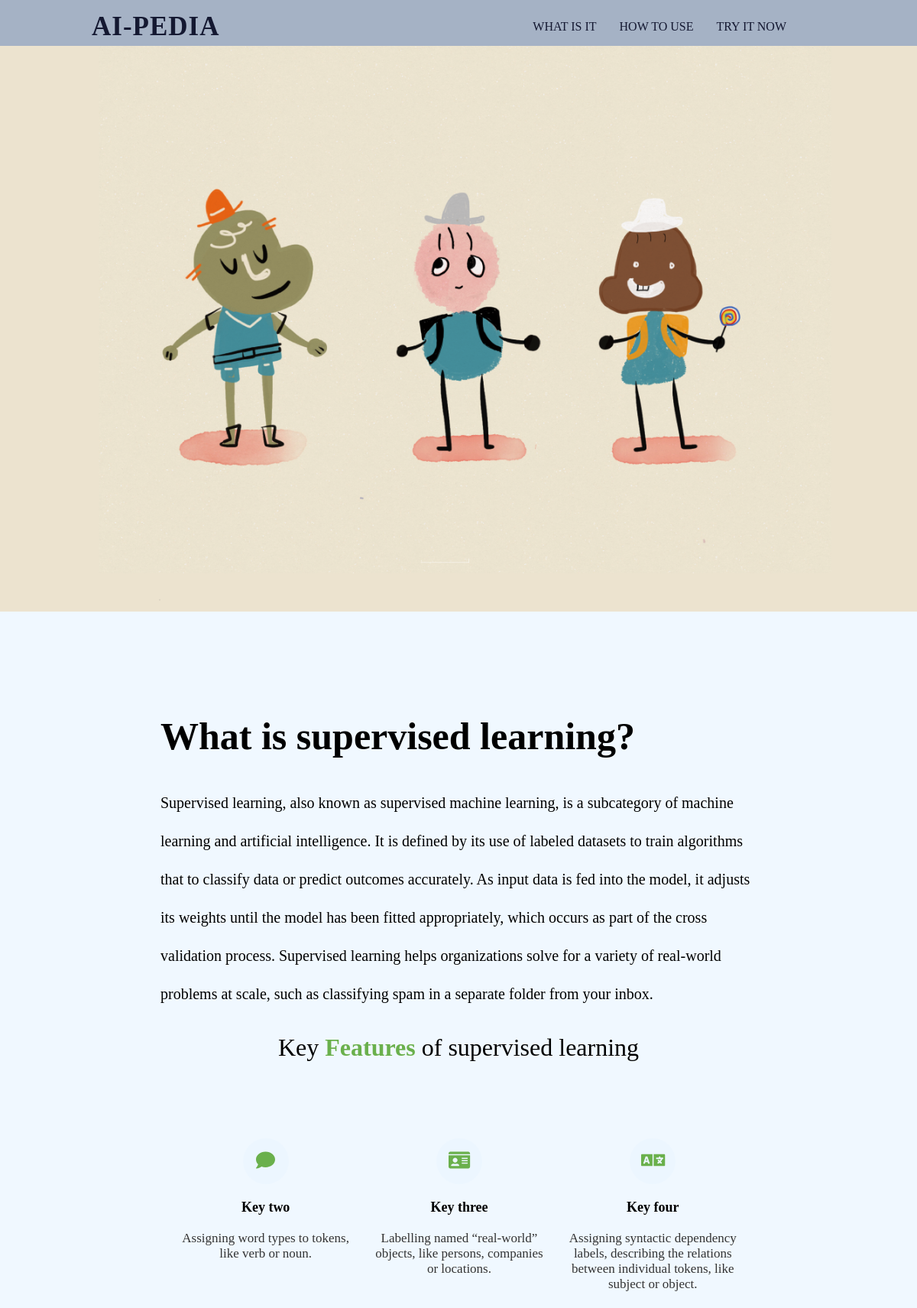
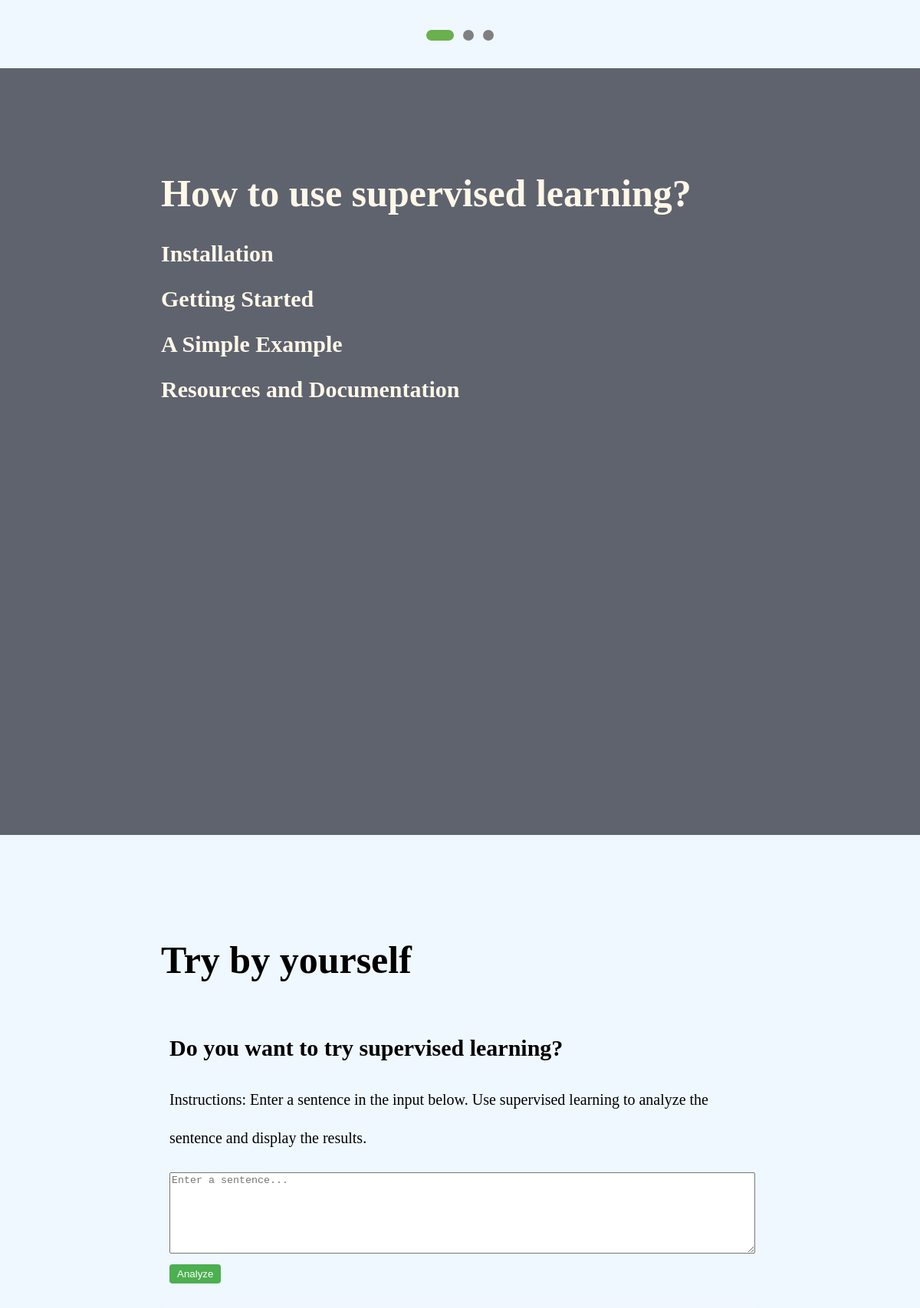
/content/all_content/?id=1 (signed in, upper part), run on the app's committed database (2 pictures, top to bottom).
### content/models.py (models this page shows)
class NewContent(models.Model):
    title = models.CharField(verbose_name="title", max_length=1000)
    classification = models.CharField(verbose_name="classification", max_length=500)
    what_area = models.CharField(verbose_name="what_area",max_length=3000)
    how_area = models.CharField(verbose_name="how_area", max_length=3000, null=True, blank=True)
    example = models.CharField(verbose_name="example_area", max_length=3000,null=True,blank=True)
    source = models.CharField(verbose_name="source_area", max_length=2000,null=True,blank=True)
    try_area = models.CharField(verbose_name="try_area", max_length=3000, null=True, blank=True)
    userId = models.ForeignKey(verbose_name="author", to=users.models.UserInfo,on_delete=models.CASCADE)
    image_name = models.CharField(max_length=200, null=False, blank=True)
    image_data = models.ImageField(upload_to='user_images', default='user_image.jpg')

### content/views.py (the view)
# urls.py: path('all_content/',views.all_content, name='all_content'),
def all_content(request):
    if request.method=="GET":
        content_id = request.GET.get("id")
        content_object = models.NewContent.objects.filter(id=content_id).first()
        steps = [1,2,3,4,5]
        print(content_object)
        return render(request, "content/all_content.html", {"content_object": content_object,"steps":steps})

### ext/md.py (called while the page is built)
    def process_request(self, request):
        if request.path_info == "/home/":
            return
        if request.path_info == "/users/login/":
            return
        if request.path_info == "/content/courses_list/":
            return
        if request.path_info == "/users/signup/":
            return
        if request.path_info == "/users/success_signup/":
            return
        if request.path_info == "/users/admin_login/":
            return
        user_session = request.session.get('user_session')
        if user_session:
            request.user_session = user_session
            return
        return redirect("/users/login/")

### templates/content/all_content.html (shortened to what this page needs)
{% load static %}
<!DOCTYPE html>
<html lang="en">
<head>
    <link rel="stylesheet" href="https://cdnjs.cloudflare.com/ajax/libs/OwlCarousel2/2.3.4/assets/owl.carousel.min.css">
    <link rel = "stylesheet" href="{% static 'css/content_style.css' %}">
</head>
<body>
    <div class="navbar">
        <a href="/content/content_list" class="logo">AI-PEDIA</a>
        <ul class="nav">
            <li><a href="#what">What is it</a> </li>
            <li><a href="#how">How to use</a> </li>
            <li><a href="#try">Try it now</a> </li>
        </ul>
    </div>
    <div class="banner-area" id="home">
        <div id="character-A"></div>
        <div id="character-B"></div>
        <div id="character-C"></div>
    </div>
    <div class="what-area" id="what">
        <div class="text-part">
            <h1>What is {{content_object.title}}?</h1>
            <p>
                {{content_object.what_area }}
            </p>
            <section class="services-section">
      <div class="inner-width">
          <h2>Key <strong>Features</strong> of {{ content_object.title }}</h2>
        <div class="services owl-carousel">
            <div class="service">
            <div class="service-icon">
              <i class="fa fa-comment" aria-hidden="true"></i>
            </div>
            <div class="service-name">Key two</div>
            <div class="service-desc">Assigning word types to tokens, like verb or noun.</div>
          </div>
          <div class="service">
            <div class="service-icon">
              <i class="fa fa-id-card" aria-hidden="true"></i>
            </div>
            <div class="service-name">Key three</div>
            <div class="service-desc">Labelling named “real-world” objects, like persons, companies or locations.</div>
          </div>
          <div class="service">
            <div class="service-icon">
              <i class="fa fa-language" ></i>
            </div>
            <div class="service-name">Key four</div>
            <div class="service-desc">Assigning syntactic dependency labels, describing the relations between individual tokens, like subject or object.</div>
          </div>
        </div>
      </div>
    </section>
        </div>
    </div>
    <div class="how-area" id="how">
        <div class="text-part">
            <h1>How to use {{content_object.title}}?</h1>
            <h2 onclick="toggleContent('how-content1')" class="hand-cursor">Installation</h2>
            <h2 onclick="toggleContent('how-content2')" class="hand-cursor">Getting Started</h2>
            <h2 onclick="toggleContent('how-content3')" class="hand-cursor">A Simple Example</h2>
            <h2 onclick="toggleContent('how-content4')" class="hand-cursor">Resources and Documentation</h2>
        </div>
    </div>
    <div class="try-area" id="try">
        <div class="text-part">
            <h1>Try by yourself</h1>
            <div id="exercise">
                <h2>{{ content_object.try_area }}</h2>
                <p>Instructions: Enter a sentence in the input below. Use {{ content_object.title }} to analyze the sentence and display the results.</p>
                <textarea id="input-text" placeholder="Enter a sentence..."></textarea>
                <button id="submit-button">Analyze</button>
            </div>
        </div>
    </div>
</body>
</html>

### static/css/content_style.css (style rules this page uses)
body { margin: 0; padding: 0; font-family: Poppins; }
.navbar { position: fixed; display: flex; justify-content: center; align-items: center; flex-direction: row; flex-wrap: wrap; background-color: #a5b2c5; width: 100%; height: 60px; z-index: 999999; }
.nav { display: flex; justify-content: center; list-style: none; margin-right: 13%; }
.logo { flex: 1 1 auto; margin-left: 10%; text-transform: uppercase; letter-spacing: 1px; font-weight: bold; font-size: 35px; font-family: Algerian; }
a { margin: 15px; color: #141831; text-decoration: lightsteelblue; text-transform: uppercase; }
.banner-area { position: relative; background-image: url("../image/spacy_back.png"); width: 100%; height: 100vh; background-repeat: no-repeat; -webkit-background-size: cover; background-size: cover; }
.what-area,.how-area,.try-area,.play-area { position: relative; display: flex; justify-content: space-around; align-items: center; flex-wrap: wrap; flex-direction: row; width: 100%; height: 1000px; overflow: auto; }
.text-part { width: 65%; height: 80%; align-items: center; }
h1 { font-size: 50px; font-family: Algerian; }
h2 { font-size: 30px; }
p { font-size: 20px; line-height: 50px; }
.what-area, .try-area { background: aliceblue; }
.how-area, .play-area { background: #5e636e; color: #fff7e8; }
html { scroll-behavior: smooth; }
.services-section { width: 100%; }
.inner-width { max-width: 1200px; margin: auto; padding: 0 20px; }
.services-section h2 { text-align: center; font-size: 32px; font-weight: 500; margin-bottom: 80px; font-family: Algerian; }
.services-section h2 strong { color: #6ab04c; }
.service { text-align: center; margin: 20px 0; }
.service-icon { width: 60px; height: 60px; margin: auto; background: #ecf6ff; border-radius: 50%; color: #6ab04c; line-height: 60px; font-size: 25px; }
.service-name { font-weight: 600; font-size: 18px; margin: 20px 0; }
.service-desc { max-width: 400px; margin: auto; color: #333; font-size: 17px; }
#character-A,#character-B,#character-C { position: absolute; top: 250px; width: 200px; height: 400px; animation: speak 2s infinite; }
#character-A { left: 240px; }
#character-B { left: 520px; }
#character-C { left: 800px; }
#exercise { margin-top: 20px; padding: 10px; border: 1px solid #eef6fc; border-radius: 5px; }
#input-text { width: 100%; height: 100px; margin-bottom: 10px; }
#submit-button { padding: 5px 10px; background-color: #4CAF50; color: white; border: none; border-radius: 4px; cursor: pointer; }

### data on the page
NewContent: title "supervised learning", what_area "Supervised learning, also known as supervised machine learning, is a subcategory of machine learning and artificial intelligence. It is defined by its use of labeled datasets to train algorithms that to classify data or predict outcomes accurately. As input data is fed into the model, it adjusts its weights until the model has been fitted appropriately, which occurs as part of the cross validation process. Supervised learning helps organizations solve for a variety of real-world problems at scale, such as classifying spam in a separate folder from your inbox.", try_area "Do you want to try supervised learning?"
